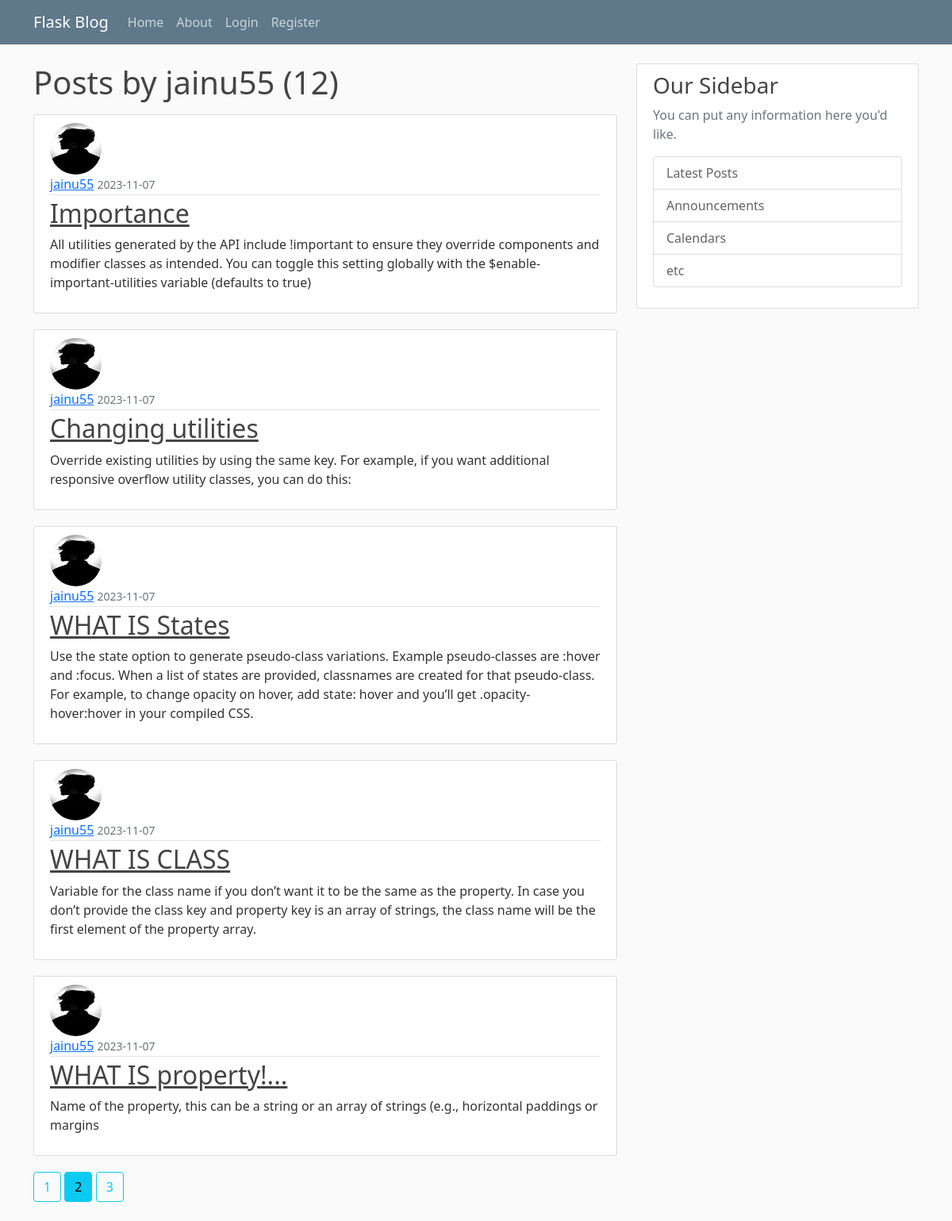
The page /user/jainu55?page=2 on the database its author committed.
### flaskblog/models.py (models this page shows, shortened)
class User(db.Model, UserMixin):
    id=db.Column(db.Integer, primary_key=True)
    username=db.Column(db.String(20), unique=True, nullable=False)
    email=db.Column(db.String(120), unique=True, nullable=False)
    image_file = db.Column(db.String(20), nullable=True, default='default.jpg')
    password = db.Column(db.String(60), nullable=False)
    posts = db.relationship('Post', backref='author', lazy=True)

class Post(db.Model):
    id =db.Column(db.Integer, primary_key=True)
    title = db.Column(db.String(100),nullable=False)
    date_posted = db.Column(db.DateTime, nullable=True, default=datetime.utcnow)
    content = db.Column(db.Text, nullable=False)
    user_id = db.Column(db.Integer, db.ForeignKey('user.id'), nullable=False)

### flaskblog/routes.py (the view)
@app.route("/user/<string:username>")
def user_posts(username):
    page = request.args.get('page', 1, type=int)
    user = User.query.filter_by(username=username).first_or_404()
    posts = Post.query.filter_by(author=user)\
    .order_by(Post.date_posted.desc())\
    .paginate(page=page, per_page=5)
    return render_template('user_posts.html',posts=posts, user=user)

### flaskblog/templates/user_posts.html
{% extends "layout.html" %}
{% block content %}
    <h1 class="mb-3">Posts by {{ user.username }} ({{ posts.total }})</h1>
    {% for post in posts.items %}
        <article class="media content-section">
          <img class="rounded-circle article-img" src="{{ url_for('static', filename='profile_pics/' + post.author.image_file) }}">
          <div class="media-body">
            <div class="article-metadata">
              <a class="mr-2" href="{{ url_for('user_posts', username=post.author.username) }}">{{ post.author.username }}</a>
              <small class="text-muted">{{ post.date_posted.strftime('%Y-%m-%d') }}</small>
            </div>
            <h2><a class="article-title" href="{{ url_for('post', post_id=post.id) }}">{{ post.title }}</a></h2>
            <p class="article-content">{{ post.content }}</p>
          </div>
        </article>
    {% endfor %}
    {% for page_num in posts.iter_pages(left_edge=1, right_edge=1, left_current=1, right_current=2) %}
      {% if page_num %}
        {% if posts.page == page_num %}
          <a class="btn btn-info mb-4" href="{{ url_for('user_posts', username=user.username, page=page_num) }}">{{ page_num }}</a>
        {% else %}
          <a class="btn btn-outline-info mb-4" href="{{ url_for('user_posts', username=user.username, page=page_num) }}">{{ page_num }}</a>
        {% endif %}
      {% else %}
        ...
      {% endif %}
    {% endfor %}
{% endblock content %}

### flaskblog/static/main.css (style rules this page uses)
body { background: #fafafa; color: #333333; margin-top: 5rem; }
h1, h2, h3, h4, h5, h6 { color: #444444; }
.content-section { background: #ffffff; padding: 10px 20px; border: 1px solid #dddddd; border-radius: 3px; margin-bottom: 20px; }
.article-title { color: #444444; }
.article-content { white-space: pre-line; }
.article-img { height: 65px; width: 65px; margin-right: 16px; }
.article-metadata { padding-bottom: 1px; margin-bottom: 4px; border-bottom: 1px solid #e3e3e3 }

### rows shown on the page
User: username "jainu55"
Post: image_file (picture), author.username "jainu55", date_posted "2023-11-07", title "Importance", content "All utilities generated by the API include !important to ensure they override components and modifier classes as intended. You can toggle this setting globally with the $enable-important-utilities variable (defaults to true)"
Post: image_file (picture), author.username "jainu55", date_posted "2023-11-07", title "Changing utilities", content "Override existing utilities by using the same key. For example, if you want additional responsive overflow utility classes, you can do this:"
Post: image_file (picture), author.username "jainu55", date_posted "2023-11-07", title "WHAT IS States", content "Use the state option to generate pseudo-class variations. Example pseudo-classes are :hover and :focus. When a list of states are provided, classnames are created for that pseudo-class. For example, to change opacity on hover, add state: hover and you’ll get .opacity-hover:hover in your compiled CSS."
Post: image_file (picture), author.username "jainu55", date_posted "2023-11-07", title "WHAT IS CLASS", content "Variable for the class name if you don’t want it to be the same as the property. In case you don’t provide the class key and property key is an array of strings, the class name will be the first element of the property array."
Post: image_file (picture), author.username "jainu55", date_posted "2023-11-07", title "WHAT IS property!...", content "Name of the property, this can be a string or an array of strings (e.g., horizontal paddings or margins"

### other values the page prints
{{ posts.total }} "12"
{{ page_num }} "1" "3"
{{ page_num }} "2"
